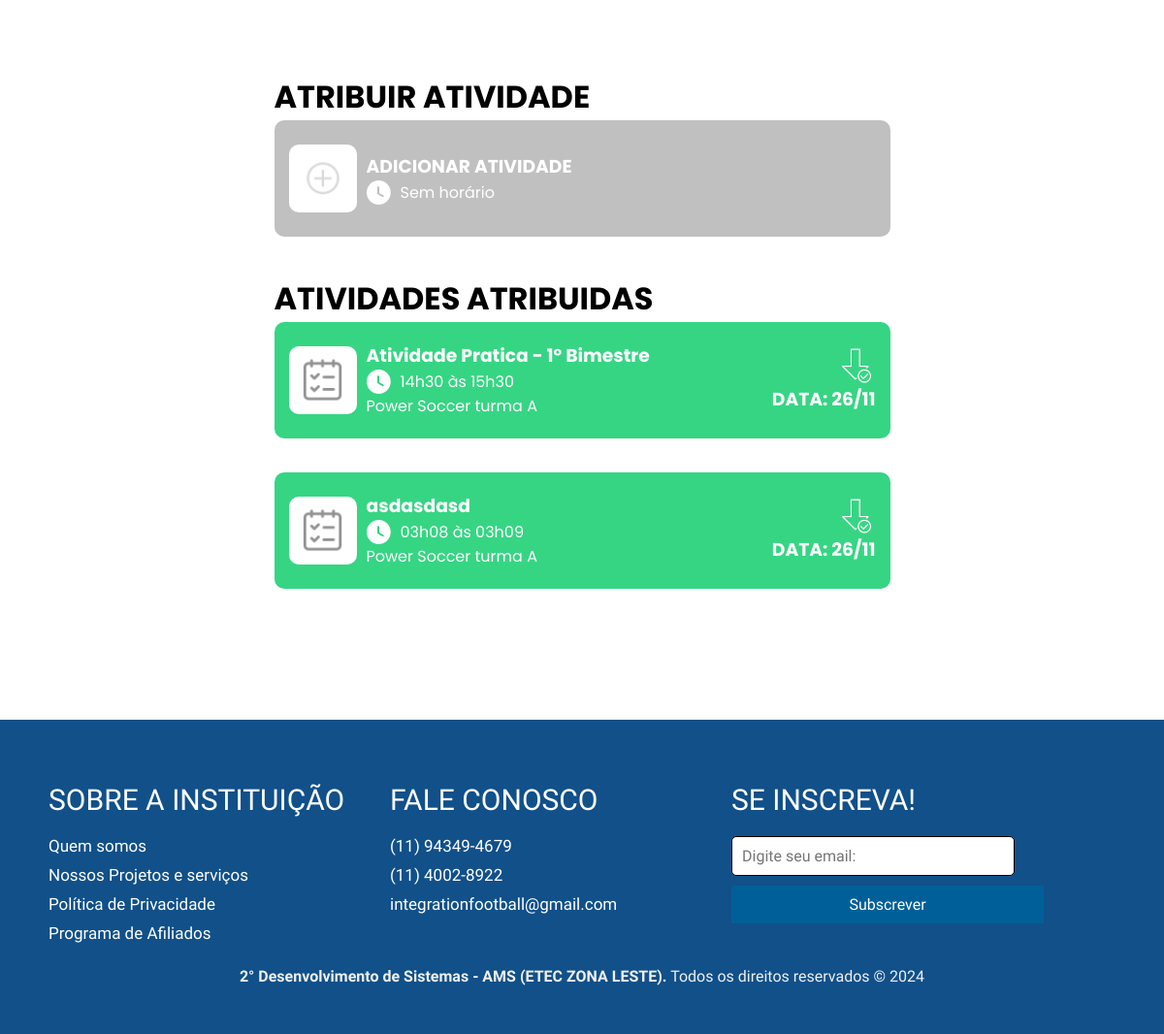
Page /calendarioProfessor.php (signed in, lower part) on the earlier database version.
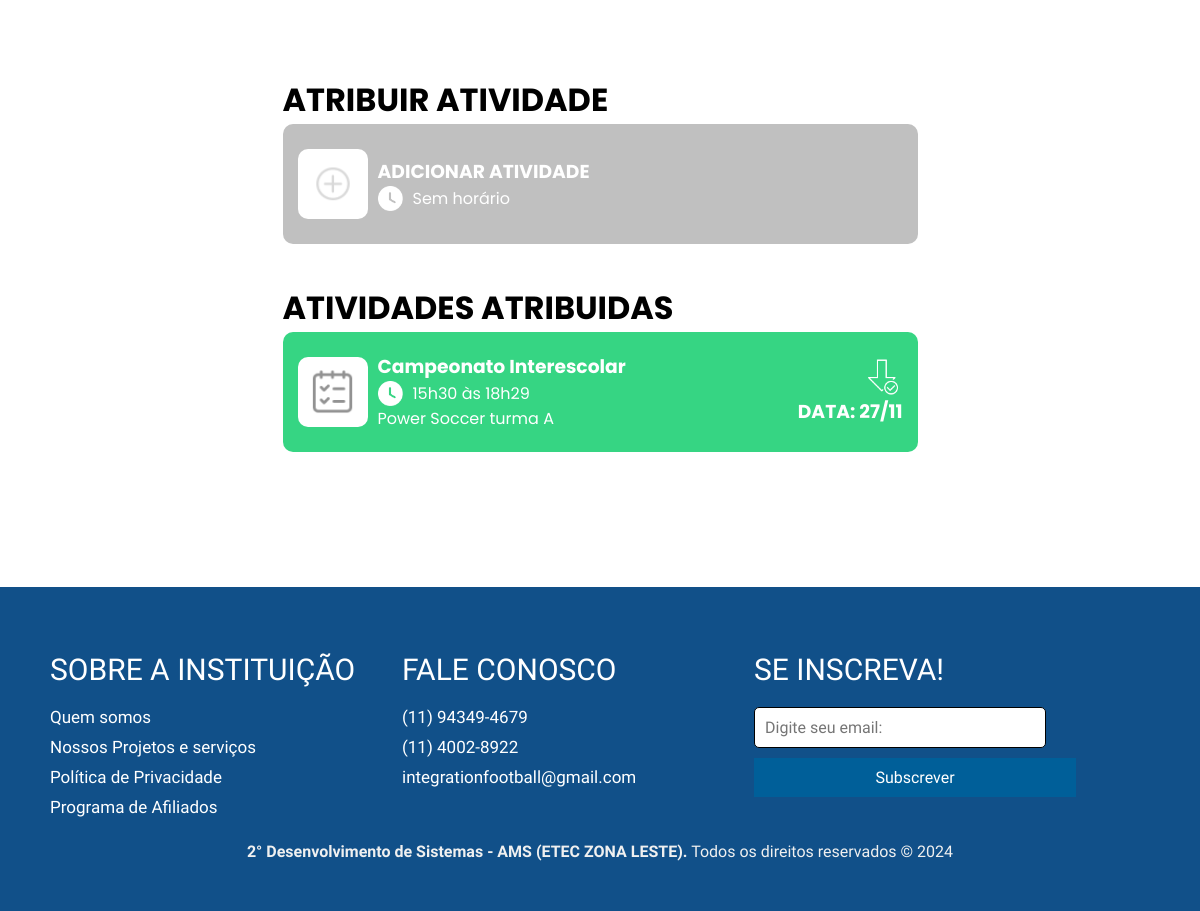
Same page on the later database version.
### tables this page shows
CREATE TABLE `atividade` (
  `id_atividade` int(10) UNSIGNED NOT NULL,
  `titulo_atividade` varchar(80) NOT NULL,
  `hora_inicio` time DEFAULT NULL,
  `data_entrega` date NOT NULL,
  `nome_arquivo` varchar(255) NOT NULL,
  `caminho_arquivo` varchar(255) NOT NULL,
  `id_turma` int(10) UNSIGNED NOT NULL,
  `id_professor` int(11) NOT NULL,
  `hora_termino` time DEFAULT NULL
);

CREATE TABLE `modalidade` (
  `id` int(11) NOT NULL,
  `nome_modalidade` varchar(200) NOT NULL,
  `descricao` varchar(155) NOT NULL
);

CREATE TABLE `turma` (
  `id_turma` int(10) UNSIGNED NOT NULL,
  `nome_turma` varchar(50) DEFAULT NULL,
  `id_professor` int(11) DEFAULT NULL,
  `id_instituicao` int(11) DEFAULT NULL,
  `id_modalidade` int(11) DEFAULT NULL
);

### controller/conexao.php (called while the page is built, shortened)
<?php
class Conexao {
    private $host = "localhost";
    private $usuario = "root";
    private $senha = "";
    private $banco = "integrationfootball";
    private $conexao;
    public function __construct() {
        $this->conexao = new mysqli($this->host, $this->usuario, $this->senha, $this->banco);
    }
    public function getConexao() {
        return $this->conexao;
    }
}
?>

### controller/atividadecontroller.php (called while the page is built, shortened)
<?php
require_once $_SERVER['DOCUMENT_ROOT'] . '/Integration-Football-main/Integration-Football/model/atividadeModel.php';
class AtividadeController
{
    private $atividade;
    public function __construct()
    {
        $this->atividade = new Atividade();
        if (isset($_POST['crud'])) {
            if ($_POST['crud'] == "INSERT") {
                $this->inserir();
            } elseif ($_POST['crud'] == "UPDATE") {
                $this->atualizar();
            } elseif ($_POST['crud'] == "DELETE") {
                $this->deletar();
            }
            header("Location:" . "../calendarioProfessor.php");
          exit;
        } else {
            $this->listar();
        }
    }
    public function listar()
    {
        $atividades = $this->atividade->listar();
        return $atividades;
    }
    public function listarAtivividadesporProfessor($id_professor)
    {
        $this->atividade->setIdProfessor($id_professor);
        $atividades = $this->atividade->listarAtivividadesporProfessor();
        return $atividades;
    }
}

### model/atividadeModel.php (called while the page is built, shortened)
<?php
require_once $_SERVER['DOCUMENT_ROOT'] . "/Integration-Football-main/Integration-Football/controller/conexao.php";
class Atividade
{
    private $id_professor;
    private $conexao;
    public function setIdProfessor($id_professor)
    {
        $this->id_professor = $id_professor;
    }
    public function __construct()
    {
        $this->conexao = new Conexao();
    }
    public function listar()
    {
        $sql = "SELECT * FROM atividade";
        $stmt = $this->conexao->getConexao()->prepare($sql);
        $stmt->execute();
        $result = $stmt->get_result();
        $atividades = [];
        while ($atividade = $result->fetch_assoc()) {
            $atividades[] = $atividade;
        }
        return $atividades;
    }
    public function listarAtivividadesporProfessor()
    {
        $sql =
         "SELECT atividade.*, turma.nome_turma, modalidade.nome_modalidade
        FROM atividade
        INNER JOIN turma ON atividade.id_turma = turma.id_turma
        INNER JOIN modalidade ON modalidade.id = turma.id_modalidade
        WHERE atividade.id_professor = ?;
        ";
        $stmt = $this->conexao->getConexao()->prepare($sql);
        $stmt->bind_param('i', $this->id_professor);
        $stmt->execute();
        $result = $stmt->get_result();
        $atividades = [];
        while ($atividade = $result->fetch_assoc()) {
            $atividades[] = $atividade;
        }
        return $atividades;
    }
}

### calendarioProfessor.php (the view, shortened to what the changed rows need)
<?php
require_once './controller/turmacontroller.php';
require_once './controller/atividadecontroller.php';
include_once('./templetes/headerProfessor.php');
$idprofessor = $_SESSION["id"];;
$atividadecontroller = new AtividadeController();
$atividades = $atividadecontroller->listarAtivividadesporProfessor($idprofessor);
?>
<div class="container">
  <div id="conteudo">
    <div id="form">
      <h1 id="titulo">ATRIBUIR ATIVIDADE</h1>
      <h1 id="titulo-tarefas">ATIVIDADES ATRIBUIDAS</h1>
      <?php
      if (empty($atividades)) {
        echo  '<div class="vazio" id="vazio">
                <p>Não há nenhuma atividade atribuida ainda!</p>
              </div>';
      } else {
        $numeroAtividade = 1;
        foreach ($atividades as $atividade) {
          $numeroAtividade++;
      ?>
          <div id="tarefa<?= $numeroAtividade ?>" class="tarefa-item">
            <div id="cartao-tarefa" class="cartao-tarefa" onclick="abrirPrevia('tarefa<?= $numeroAtividade ?>', 'cartao-arquivo<?= $numeroAtividade ?>')">
              <div class="bloco-um">
                <div class="icone-tarefa">
                  <img src="./Imagens/checklist.png" alt="">
                </div>
              </div>
              <div class="bloco-dois">
                <div class="titulo-tarefa">
                  <h3><?= $atividade['titulo_atividade'] ?></h3>
                </div>
                <div class="data-entrega">
                  <img src="./Imagens/Time-Circle.png" alt="">
                  <p>
                    <?= $horaInicio = substr($atividade['hora_inicio'], 0, -6); ?>h<?= $minutosInicio = substr($atividade['hora_inicio'], 3, -3); ?> às
                    <?= $horaTermino = substr($atividade['hora_termino'], 0, -6); ?>h<?= $minutosTermino = substr($atividade['hora_termino'], 3, -3); ?>
                  </p>
                </div>
                <p> <?= $atividade['nome_modalidade'] ?> turma <?= $atividade['nome_turma'] ?></p>
              </div>
              <div class="bloco-tres">
                <img src="./Imagens/arrow.png" alt="">
                <h3>DATA: <?php
                          $data = $atividade['data_entrega'];
                          $data = explode('-', $data);
                          $dataFormatada = $data[2] . '/' . $data[1];
                          echo $dataFormatada;
                          ?></h3>
              </div>
            </div>
          </div>
      <?php }
      }
      ?>
    </div>
  </div>
</div>

Differences in the rows shown:
removed atividade: titulo_atividade "Atividade Pratica - 1° Bimestre", hora_inicio "14", hora_inicio "30", hora_termino "15", hora_termino "30", modalidade.nome_modalidade "Power Soccer", id_turma.nome_turma "A", data_entrega "26/11"
removed atividade: titulo_atividade "asdasdasd", hora_inicio "03", hora_inicio "08", hora_termino "03", hora_termino "09", modalidade.nome_modalidade "Power Soccer", id_turma.nome_turma "A", data_entrega "26/11"
added atividade: titulo_atividade "Campeonato Interescolar", hora_inicio "15", hora_inicio "30", hora_termino "18", hora_termino "29", modalidade.nome_modalidade "Power Soccer", id_turma.nome_turma "A", data_entrega "27/11"
